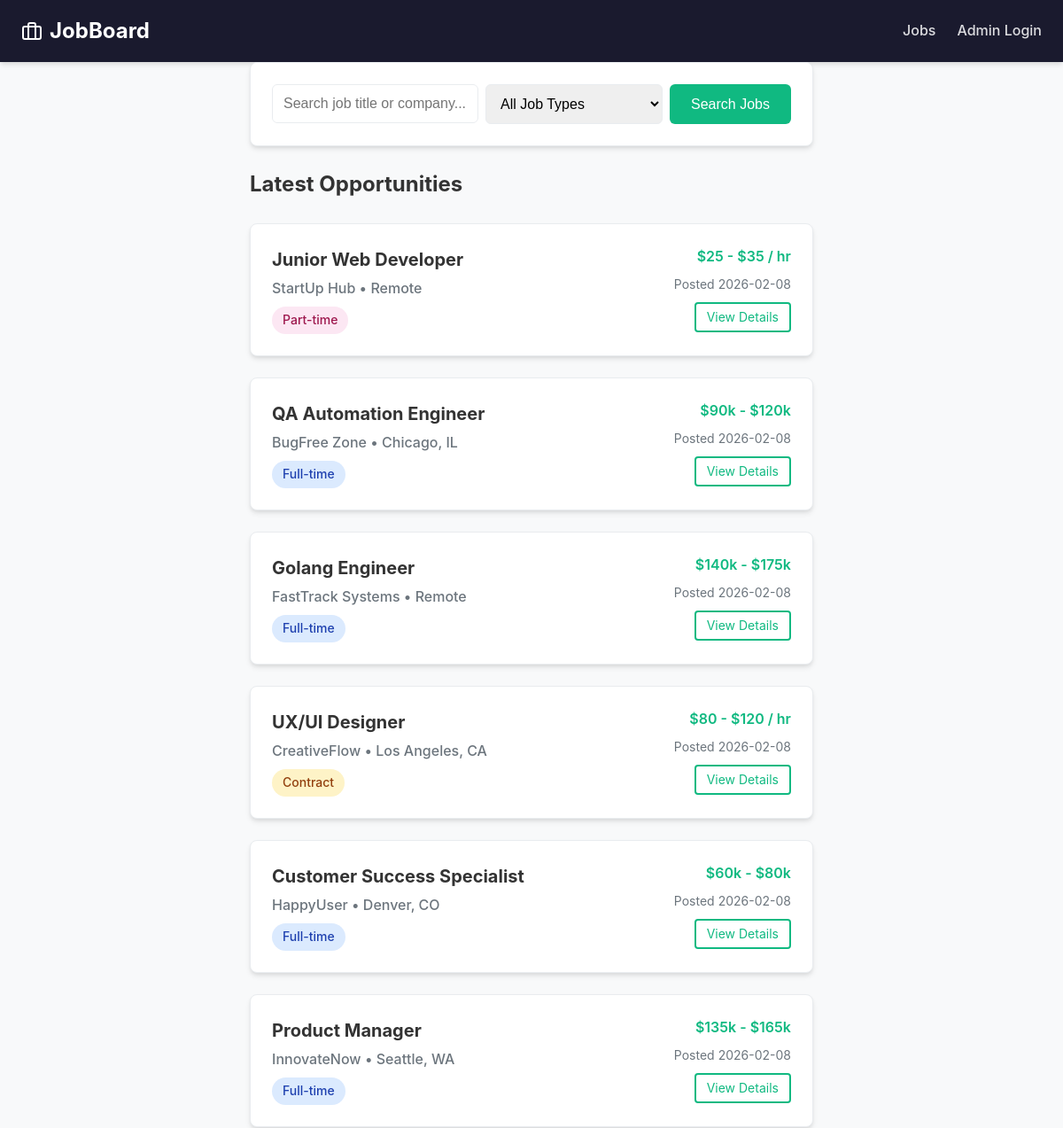
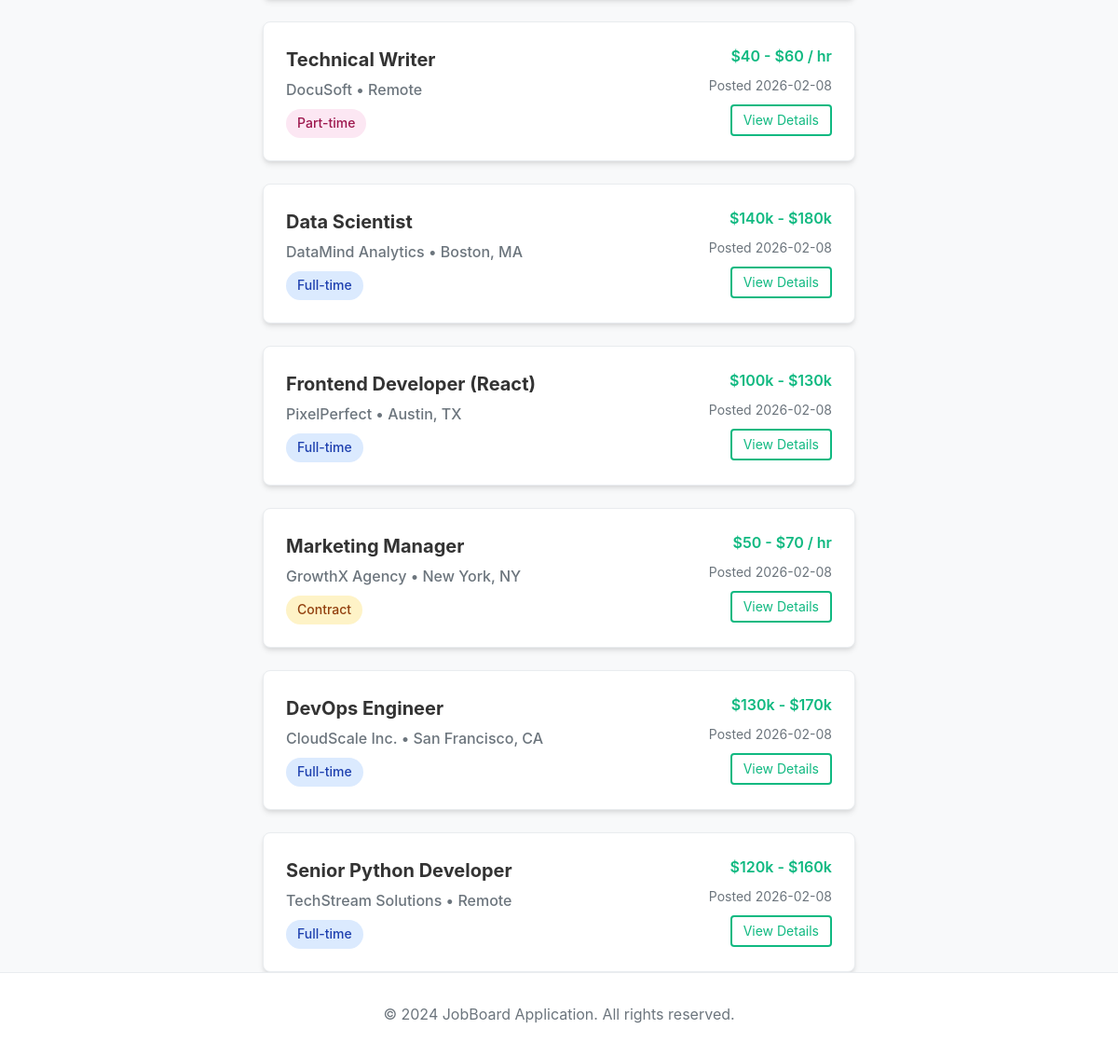
The page / on the database its author committed (2 pictures, top to bottom).
### app.py (models this page shows, shortened)
class Job(db.Model):
    id = db.Column(db.Integer, primary_key=True)
    title = db.Column(db.String(100), nullable=False)
    company = db.Column(db.String(100), nullable=False)
    location = db.Column(db.String(100), nullable=False)
    job_type = db.Column(db.String(50), nullable=False)
    description = db.Column(db.Text, nullable=False)
    requirements = db.Column(db.Text, nullable=False)
    salary_range = db.Column(db.String(100), nullable=False)
    how_to_apply = db.Column(db.Text, nullable=False)
    posted_date = db.Column(db.DateTime, default=datetime.utcnow)

### app.py (the view)
@app.route('/')
def index():
    query = request.args.get('q')
    job_type = request.args.get('type')
    jobs_query = Job.query
    if query:
        search = f"%{query}%"
        jobs_query = jobs_query.filter(
            (Job.title.ilike(search)) | (Job.company.ilike(search))
        )
    if job_type and job_type in ['Full-time', 'Part-time', 'Contract', 'Remote']:
        jobs_query = jobs_query.filter_by(job_type=job_type)
    jobs = jobs_query.order_by(Job.posted_date.desc()).all()
    return render_template('index.html', jobs=jobs)

### templates/index.html (shortened to what this page needs)
{% extends "base.html" %}
{% block content %}
<div class="search-section mb-4">
    <form action="/" method="GET" class="card">
        <div class="card-body">
            <div class="flex gap-2" style="flex-wrap: wrap;">
                <div style="flex: 1; min-width: 200px;">
                    <input type="text" name="q" placeholder="Search job title or company..." value="{{ request.args.get('q', '') }}">
                </div>
                <div style="width: 200px;">
                    <select name="type">
                        <option value="">All Job Types</option>
                    </select>
                </div>
                <button type="submit" class="btn">Search Jobs</button>
            </div>
        </div>
    </form>
</div>
<div class="jobs-list">
    <h2 class="mb-4">Latest Opportunities</h2>
    {% if jobs %}
        <div style="display: grid; gap: 1.5rem;">
            {% for job in jobs %}
            <div class="card">
                <div class="card-body">
                    <div class="flex justify-between items-start" style="flex-wrap: wrap; gap: 1rem;">
                        <div>
                            <h3 style="font-size: 1.25rem; margin-bottom: 0.25rem;">
                                <a href="/job/{{ job.id }}" style="text-decoration: none; color: inherit;">{{ job.title }}</a>
                            </h3>
                            <div style="color: var(--light-text); font-weight: 500; margin-bottom: 0.5rem;">
                                {{ job.company }} &bull; {{ job.location }}
                            </div>
                            <span class="badge badge-{{ job.job_type.lower().replace(' ', '-') }}">{{ job.job_type }}</span>
                        </div>
                        <div style="text-align: right;">
                            <div style="color: var(--accent); font-weight: 600; margin-bottom: 0.5rem;">{{ job.salary_range }}</div>
                            <div style="color: var(--light-text); font-size: 0.875rem;">Posted {{ job.posted_date.strftime('%Y-%m-%d') }}</div>
                            <a href="/job/{{ job.id }}" class="btn-outline" style="display: inline-block; padding: 0.25rem 0.75rem; margin-top: 0.5rem; text-decoration: none; border-radius: 4px; font-size: 0.875rem;">View Details</a>
                        </div>
                    </div>
                </div>
            </div>
            {% endfor %}
        </div>
    {% endif %}
</div>
{% endblock %}

### templates/base.html (shortened to what this page needs)
<!DOCTYPE html>
<html lang="en">
<head>
</head>
<body>
    <nav>
        <div class="container nav-content">
            <a href="/" class="nav-brand">
                <svg xmlns="http://www.w3.org/2000/svg" width="24" height="24" viewBox="0 0 24 24" fill="none" stroke="currentColor" stroke-width="2" stroke-linecap="round" stroke-linejoin="round"><rect x="2" y="7" width="20" height="14" rx="2" ry="2"></rect><path d="M16 21V5a2 2 0 0 0-2-2h-4a2 2 0 0 0-2 2v16"></path></svg>
                JobBoard
            </a>
            <div class="nav-links">
                <a href="/" class="nav-link">Jobs</a>
                {% if session.get('is_admin') %}
                    <a href="/admin/post" class="nav-link btn-nav">Post Job</a>
                    <a href="/logout" class="nav-link">Logout</a>
                {% else %}
                    <a href="/login" class="nav-link">Admin Login</a>
                {% endif %}
            </div>
        </div>
    </nav>
    <main class="container">
        {% block content %}{% endblock %}
    </main>
    <footer>
        <div class="container">
            <p>&copy; 2024 JobBoard Application. All rights reserved.</p>
        </div>
    </footer>
</body>
</html>

### templates/base.html (style rules this page uses)
:root { --primary: #1a1a2e; --secondary: #16213e; --accent: #10b981; --accent-hover: #059669; --bg: #f8f9fa; --text: #333; --light-text: #6c757d; --white: #ffffff; --border: #e9ecef; --shadow: 0 4px 6px -1px rgba(0, 0, 0, 0.1), 0 2px 4px -1px rgba(0, 0, 0, 0.06); }
* { box-sizing: border-box; margin: 0; padding: 0; }
body { font-family: -apple-system, BlinkMacSystemFont, "Segoe UI", Roboto, "Helvetica Neue", Arial, sans-serif; background-color: var(--bg); color: var(--text); line-height: 1.6; min-height: 100vh; display: flex; flex-direction: column; }
nav { background-color: var(--primary); color: var(--white); padding: 1rem 0; box-shadow: var(--shadow); }
.container { max-width: 1200px; margin: 0 auto; padding: 0 1.5rem; }
.nav-content { display: flex; justify-content: space-between; align-items: center; }
.nav-brand { font-size: 1.5rem; font-weight: bold; color: var(--white); text-decoration: none; display: flex; align-items: center; gap: 0.5rem; }
.nav-links { display: flex; gap: 1.5rem; align-items: center; }
.nav-link { color: rgba(255, 255, 255, 0.85); text-decoration: none; font-weight: 500; transition: color 0.2s; }
main { flex: 1; padding: 2rem 0; }
input[type="text"], input[type="password"], input[type="email"], select, textarea { width: 100%; padding: 0.75rem; border: 1px solid var(--border); border-radius: 6px; font-size: 1rem; transition: border-color 0.2s; }
button { cursor: pointer; }
.btn { display: inline-block; background-color: var(--accent); color: var(--white); padding: 0.75rem 1.5rem; border: none; border-radius: 6px; font-size: 1rem; font-weight: 500; text-decoration: none; transition: background-color 0.2s; text-align: center; }
.btn-outline { background-color: transparent; border: 2px solid var(--accent); color: var(--accent); }
.card { background: var(--white); border-radius: 8px; box-shadow: var(--shadow); overflow: hidden; border: 1px solid var(--border); }
.card-body { padding: 1.5rem; }
footer { background-color: var(--white); border-top: 1px solid var(--border); padding: 2rem 0; margin-top: auto; color: var(--light-text); text-align: center; }
.mb-4 { margin-bottom: 1.5rem; }
.flex { display: flex; }
.justify-between { justify-content: space-between; }
.gap-2 { gap: 0.5rem; }
.badge { display: inline-block; padding: 0.25rem 0.75rem; border-radius: 9999px; font-size: 0.875rem; font-weight: 500; background-color: #e5e7eb; color: #374151; }
.badge-full-time { background-color: #dbeafe; color: #1e40af; }
.badge-part-time { background-color: #fce7f3; color: #9d174d; }
.badge-contract { background-color: #fef3c7; color: #92400e; }

### rows shown on the page
Job: title "Junior Web Developer", company "StartUp Hub", location "Remote", job_type "Part-time", salary_range "$25 - $35 / hr", posted_date "2026-02-08"
Job: title "QA Automation Engineer", company "BugFree Zone", location "Chicago, IL", job_type "Full-time", salary_range "$90k - $120k", posted_date "2026-02-08"
Job: title "Golang Engineer", company "FastTrack Systems", location "Remote", job_type "Full-time", salary_range "$140k - $175k", posted_date "2026-02-08"
Job: title "UX/UI Designer", company "CreativeFlow", location "Los Angeles, CA", job_type "Contract", salary_range "$80 - $120 / hr", posted_date "2026-02-08"
Job: title "Customer Success Specialist", company "HappyUser", location "Denver, CO", job_type "Full-time", salary_range "$60k - $80k", posted_date "2026-02-08"
Job: title "Product Manager", company "InnovateNow", location "Seattle, WA", job_type "Full-time", salary_range "$135k - $165k", posted_date "2026-02-08"
Job: title "Technical Writer", company "DocuSoft", location "Remote", job_type "Part-time", salary_range "$40 - $60 / hr", posted_date "2026-02-08"
Job: title "Data Scientist", company "DataMind Analytics", location "Boston, MA", job_type "Full-time", salary_range "$140k - $180k", posted_date "2026-02-08"
Job: title "Frontend Developer (React)", company "PixelPerfect", location "Austin, TX", job_type "Full-time", salary_range "$100k - $130k", posted_date "2026-02-08"
Job: title "Marketing Manager", company "GrowthX Agency", location "New York, NY", job_type "Contract", salary_range "$50 - $70 / hr", posted_date "2026-02-08"
Job: title "DevOps Engineer", company "CloudScale Inc.", location "San Francisco, CA", job_type "Full-time", salary_range "$130k - $170k", posted_date "2026-02-08"
Job: title "Senior Python Developer", company "TechStream Solutions", location "Remote", job_type "Full-time", salary_range "$120k - $160k", posted_date "2026-02-08"
